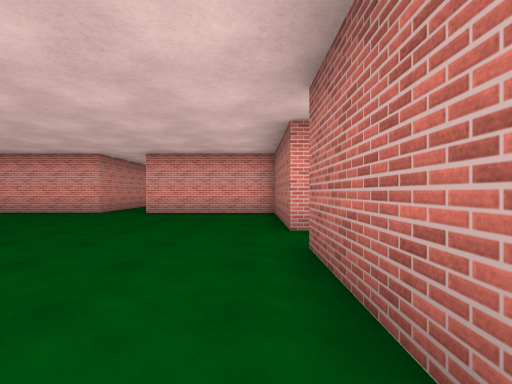
[1] (above)

21 first-person views from a walk through a scene from a Unity 3-D project. The camera is 1.3 m above the floor, looks level and sees 85° across. The floor is counted in squares, 2 m on a side. Each view is taken from the middle of a square. On the plan, view 1 faces up. The plan holds only what a view shows up to about 9 squares ahead; the rest is blank. The place goes on beyond the plan. The player is left out. Surface patterns are stand-ins for the level's own textures.

[2]
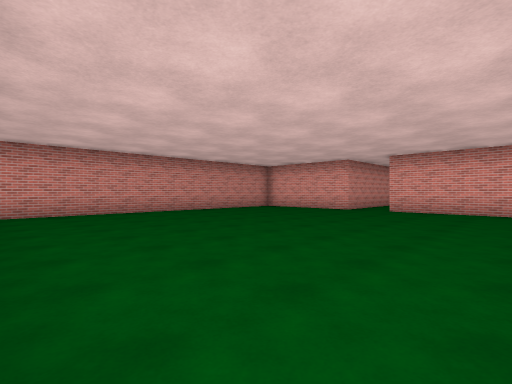

[3]
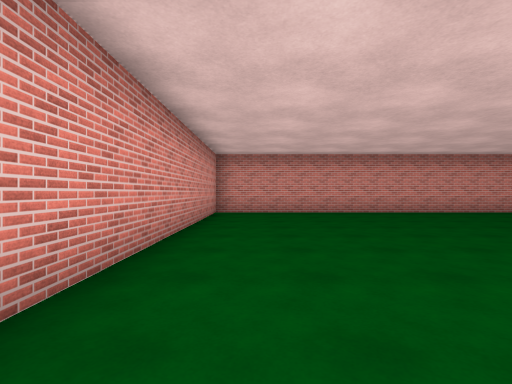

[4]
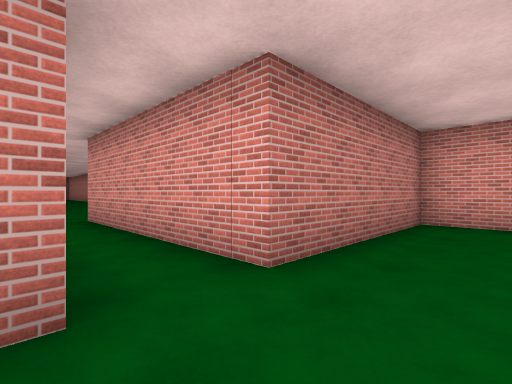

[5]
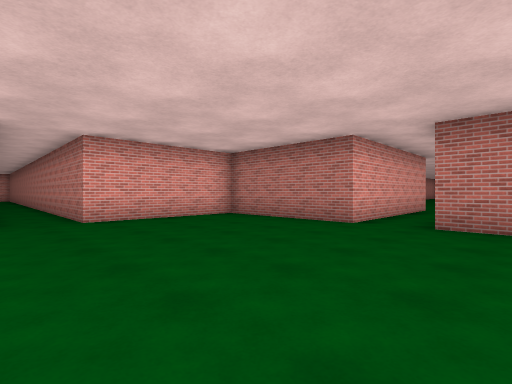

[6]
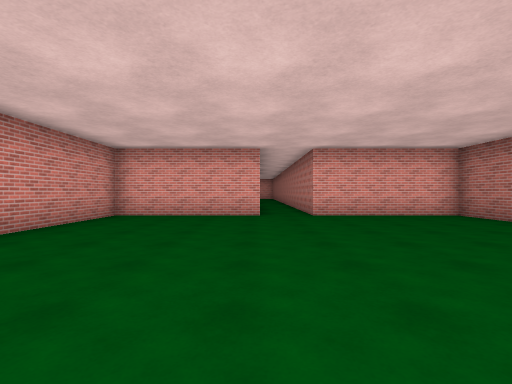

[7]
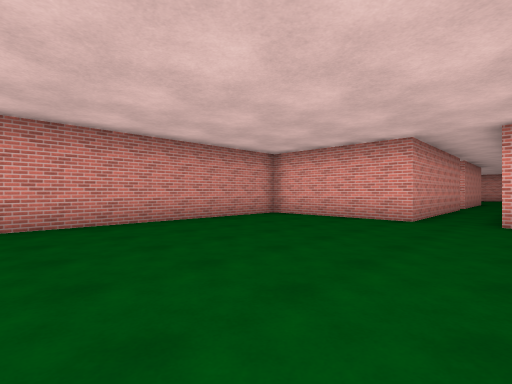

[8]
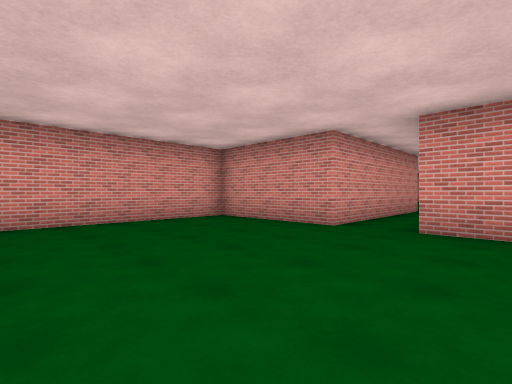

[9]
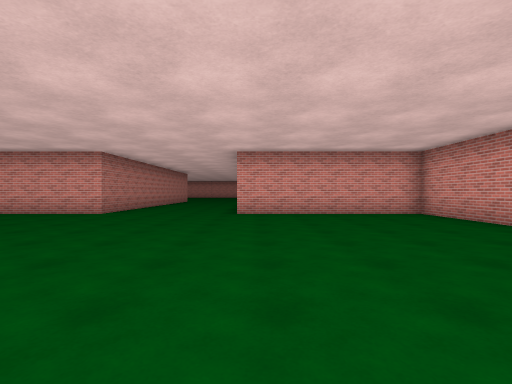

[10]
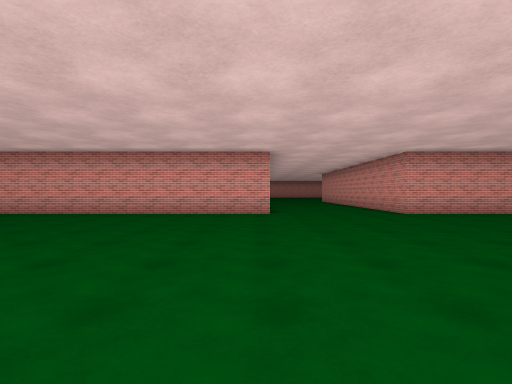

[11]
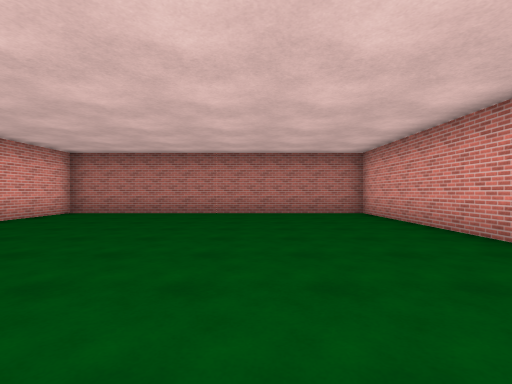

[12]
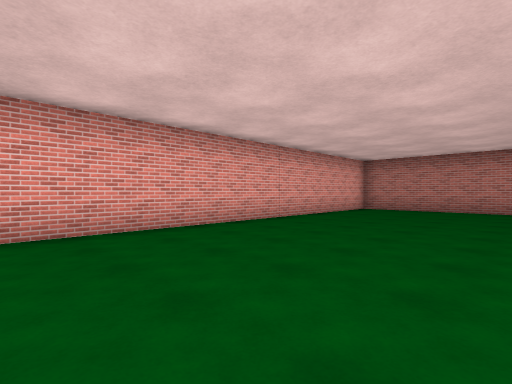

[13]
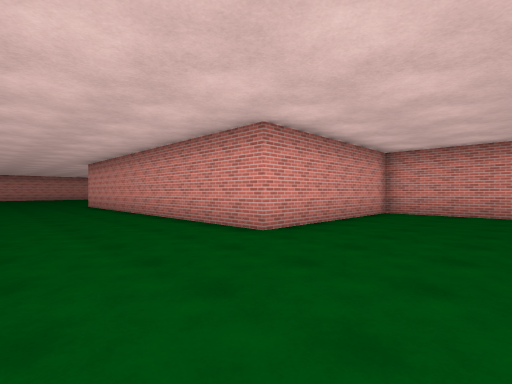

[14]
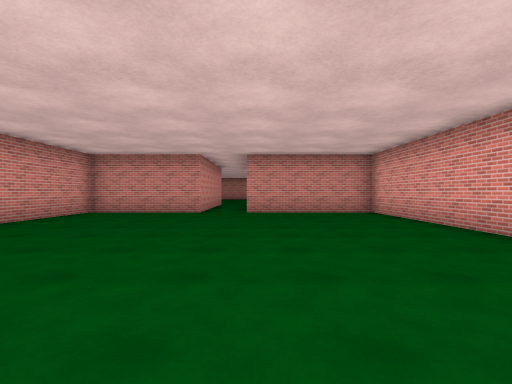

[15]
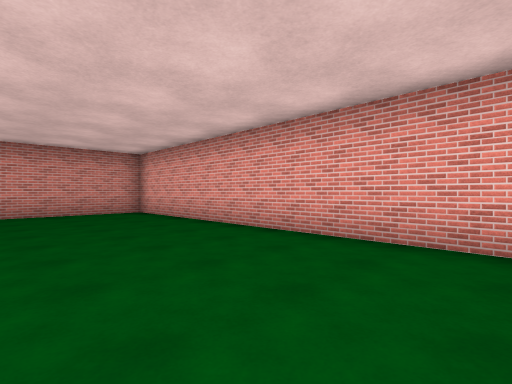

[16]
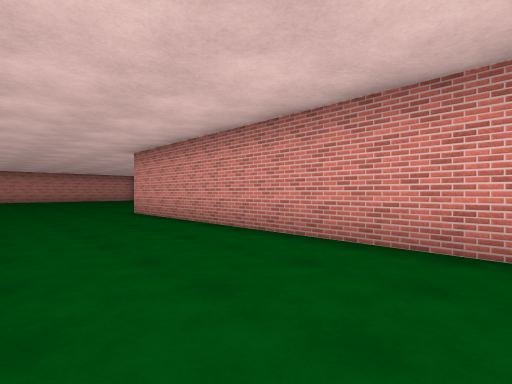

[17]
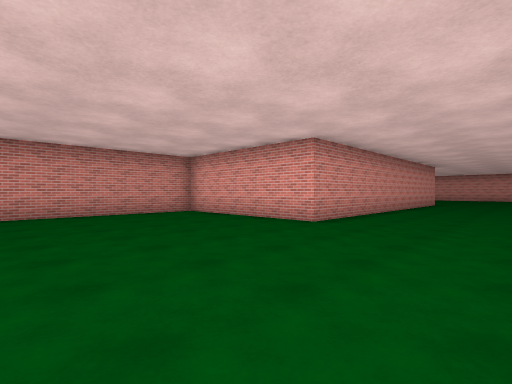

[18]
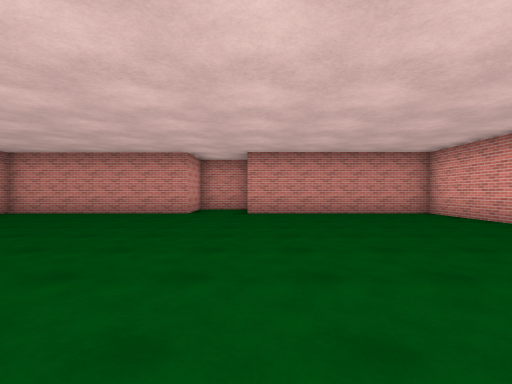

[19]
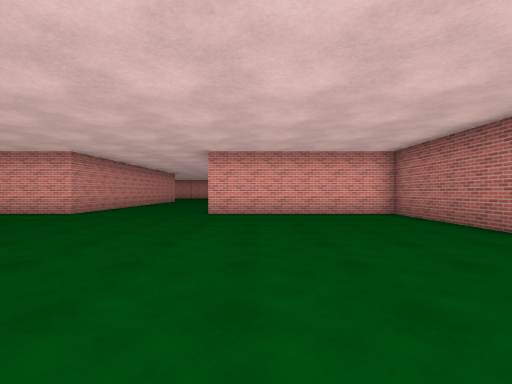

[20]
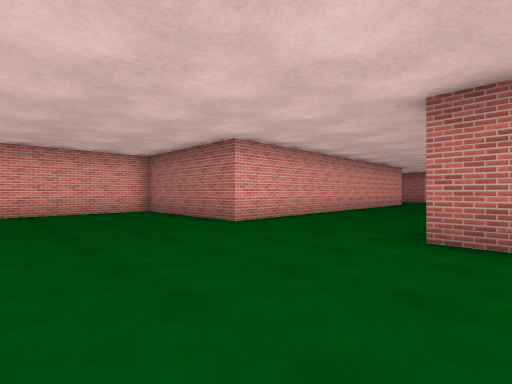

[21]
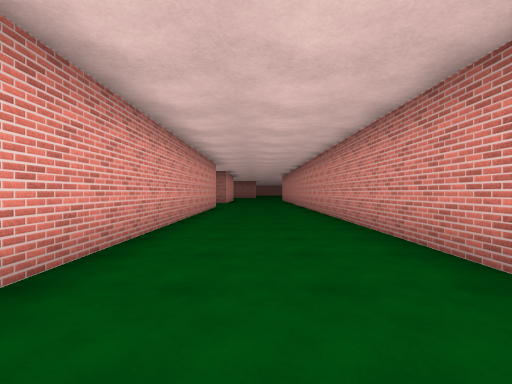

### Floor plan
Points are (right, up) in squares from view 1. A wall is a line through its corners. A room is listed if a view was taken in it or the views show most of it. See-through windows are left out.
Room 1 (views 1, 2, 3, 4, 5, 6, 7)
walls: (-4.9, 11.5) (-4.9, 8.7) (-8.9, 8.7) (-8.9, -1.3) (0.6, -1.3) (0.6, 3.2) (6.1, 3.2); (5, 4.7) (0.6, 4.7) (0.6, 8.7) (-3.4, 8.7) (-3.4, 11.5)
ways out: opening at (6, 4) to room 2
Room 2 (views 8, 9, 10, 11, 12, 13, 14, 15, 16, 17, 18, 19, 20, 21)
walls: (15.6, -1) (15.6, -0.3) (25.6, -0.3) (25.6, 8.7) (6.1, 8.7) (6.1, 4.6); (6.1, 3.2) (6.1, -0.3) (11.6, -0.3) (11.6, -10.8) (6.6, -10.8) (6.6, -16.2); (22.1, -19) (29, -19); (6, -18.1) (6.6, -18.1) (6.6, -21.5); (21.1, -19.9) (21.1, -19); (29, -15.3) (21.1, -15.3) (21.1, -10.8) (15.6, -10.8)
ways out: opening at (6, 4) to room 1

Where each view was taken, in squares from view 1:
view 1: 0 up, 0 right, facing up
view 2: 1 down, 0 right, facing up-left
view 3: 0 up, 0 right, facing left
view 4: 5 up, 1 left, facing down-right
view 5: 2 up, 5 left, facing up-right
view 6: 1 up, 5 left, facing up
view 7: 2 up, 3 left, facing up-left
view 8: 6 up, 11 right, facing down-left
view 9: 8 up, 11 right, facing down
view 10: 8 up, 16 right, facing down
view 11: 3 up, 17 right, facing right
view 12: 4 up, 15 right, facing up-right
view 13: 3 up, 15 right, facing down-left
view 14: 5 up, 15 right, facing left
view 15: 5 up, 15 right, facing up-left
view 16: 2 down, 15 right, facing down-left
view 17: 16 down, 15 right, facing up-left
view 18: 16 down, 15 right, facing left
view 19: 19 down, 17 right, facing up
view 20: 20 down, 17 right, facing up-right
view 21: 17 down, 20 right, facing right
